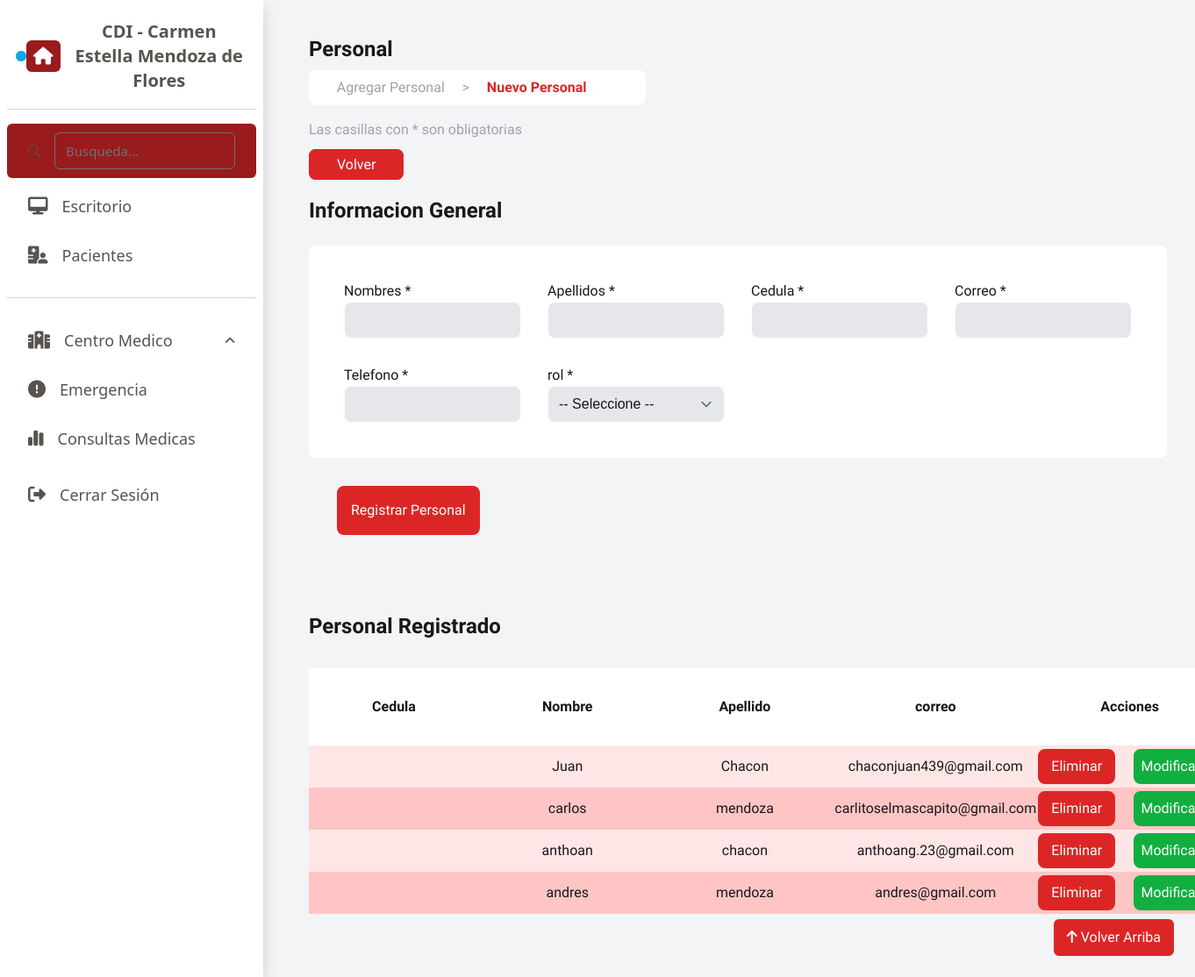
Before: /vista/personal.php with the older database file.
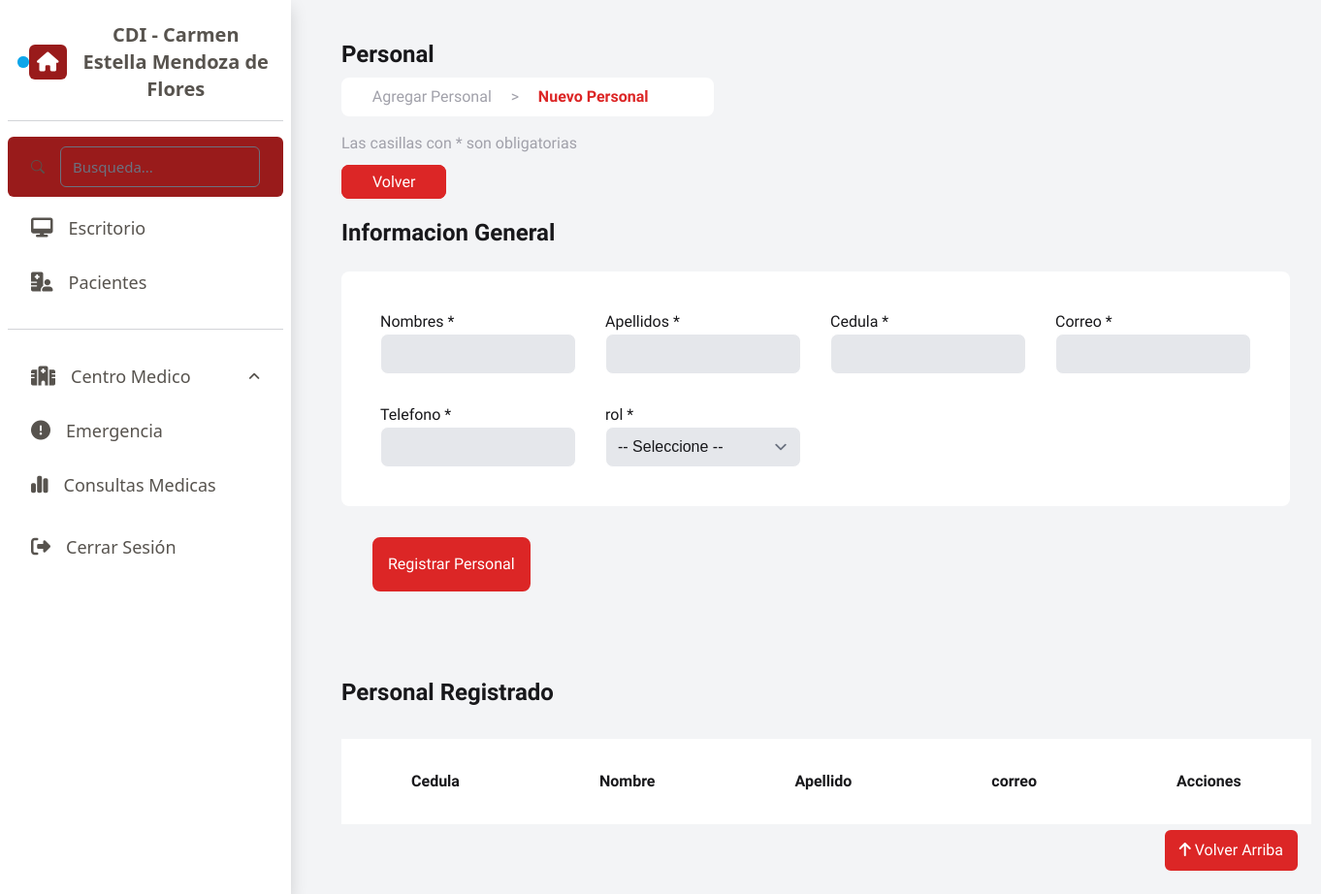
After: the same page with the newer database file.
### tables this page shows
CREATE TABLE `personal` (
  `cedulap` varchar(10) NOT NULL,
  `nombre` varchar(15) NOT NULL,
  `apellido` varchar(15) NOT NULL,
  `correo` varchar(30) NOT NULL,
  `telefono` varchar(15) NOT NULL,
  `rol` varchar(15) NOT NULL
);

### vista/personal.php (the view, shortened to what this page needs)
<?php
    $db = conectarBD();
    $query = "SELECT * FROM personal";
    $resultadoConsulta = mysqli_query($db, $query);
    $cedula = '';
    $nombre = '';
    $apellido = '';
    $correo = '';
    $telefono = '';
    require 'comunes/librerias.php';
    require 'comunes/head.php';
?>
<body class="form-personal bg-gray-100" style="margin: 2rem 2rem 0 22rem;">
    <section class="contenedor text-zinc-900">
        <h1 class="text-2xl py-2">Personal</h1>
        <p class="text-zinc-400 bg-white border-8 rounded-lg border-white w-96">&nbsp; &nbsp; &nbsp; Agregar Personal &nbsp; &nbsp; > &nbsp; &nbsp;<span class="text-red-600 font-bold">   Nuevo Personal</span></p>
        <p class="text-zinc-400 py-2 my-2">Las casillas con * son obligatorias</p>
        <a href="?pagina=inicio" class="boton px-4 cursor-pointer" style="margin-top: 200px;">Volver</a>
        <h1 class="text-2xl py-4">Informacion General</h1>
        <form action="?pagina=personal"  method="POST"  enctype="multipart/form-data">
            <fieldset class="formulario bg-white p-10 rounded-lg">
                <div>
                    <label for="">Nombres *</label>
                    <br>
                    <input type="text" class="bg-gray-200 rounded-lg border-white" name="nombre" id="nombre" value="<?php $nombre ?>">
                </div>
                <div>
                    <label for="">Apellidos *</label>
                    <br>
                    <input type="text" class="bg-gray-200 rounded-lg border-white" name="apellido" id="apellido" value="<?php $apellido ?>">
                </div>
                <div>
                    <label for="">Cedula *</label>
                    <br>
                    <input type="number" class="bg-gray-200 rounded-lg border-white" name="cedula" id="cedula" value="<?php $cedula ?>">
                </div>
                <div>
                    <label for="">Correo *</label>
                    <br>
                    <input type="text" class="bg-gray-200 rounded-lg border-white" name="correo" id="correo" value="<?php $correo ?>">
                </div>
                <div>
                    <label for="">Telefono *</label>
                    <br>
                    <input type="tel" class="bg-gray-200 rounded-lg border-white" name="telefono" id="telefono" value="<?php $telefono ?>">
                </div>
                <div>
                    <label for="">rol *</label>
                    <br>
                    <select name="rol" id="rol" class="bg-gray-200 rounded-lg border-white" style="font-family: 'Arial';">
                        <option value="">-- Seleccione --</option>
                    </select>
                </div>
            </fieldset>
            <button type="submit" class="boton btn btn-primary m-8 p-2" data-bs-toggle="modal" data-bs-target="#staticBackdrop">
                Registrar Personal
            </button>
        </form>
        <div class="fixed-bottom d-flex justify-content-end m-4" id="scroll-to-top">
            <a href="#top" class="btn btn-primary" style="background-color: rgb(220 38 38); border: solid rgb(220 38 38);">
                <i class="fas fa-arrow-up"></i>
                <span>Volver Arriba</span>
            </a>
        </div>
    </section>
    <section class="contenedor text-zinc-900" style="padding: 2rem 0 4rem 0;">
        <h1 class="text-2xl py-6">Personal Registrado</h1>
        <table class="my-2 w-full">
            <thead>
                <tr>
                    <th>Cedula</th>
                    <th>Nombre</th>
                    <th>Apellido</th>
                    <th>correo</th>
                    <th>Acciones</th>
                </tr>
            </thead>
            <tbody>
                <?php while($personal = mysqli_fetch_assoc($resultadoConsulta)): ?>
                <tr>
                    <td class="py-4"> <?php echo $personal['cedulap']; ?> </td>
                    <td> <?php echo $personal['nombre']; ?> </td>
                    <td> <?php echo $personal['apellido']; ?></td>
                    <td> <?php echo $personal['correo']; ?></td>
                    <td>
                        <form action="" method="POST" class="" style="display: flex; justify-content: space-between;">
                            <input type="submit" class="" value="Eliminar" style=" background-color: rgb(220 38 38);
                            border-radius: 0.5rem; border: 0.5rem solid rgb(220 38 38); color: white; width: 5.5rem;">
                            <a href="?pagina=modificarpersonal&cedula=<?php echo $personal['cedulap']; ?>" style="font-family: 'Sora'; background-color: rgb(16, 175, 63);
                            border-radius: 0.5rem; border: 0.5rem solid rgb(16, 175, 63); color: white; margin: 0rem 1rem;">Modificar</a>
                        </form>
                    </td>
                </tr>
                <?php endwhile; ?>
            </tbody>
        </table>
    </section>
</body>

### comunes/librerias.php (shortened to what this page needs)
<!DOCTYPE html>
<html lang="en">
<head>
    <script src="https://cdn.tailwindcss.com?plugins=forms,typography,aspect-ratio,line-clamp,container-queries"></script>
    <link href="https://cdn.jsdelivr.net/npm/bootstrap@5.3.3/dist/css/bootstrap.min.css" rel="stylesheet">
    <link rel="stylesheet" href="https://cdnjs.cloudflare.com/ajax/libs/font-awesome/6.5.2/css/all.min.css" />
    <link rel="stylesheet" href="css/style.css">
    <link rel="stylesheet" href="https://cdn.jsdelivr.net/npm/bootstrap-icons@1.7.2/font/bootstrap-icons.css">
</head>

### comunes/head.php (shortened to what this page needs)
<header>
        <span class="absolute text-white text-4xl top-5 left-4 cursor-pointer" onclick="Openbar()">
        </span>
        <div class="sidebar fixed top-0 bottom-0 lg:left-0 left-[-300px] duration-1000
            p-2 w-[300px] overflow-y-auto text-center bg-white shadow h-screen">
            <div class="text-stone-600 text-xl">
            <div class="p-2.5 mt-1 flex items-center rounded-md ">
                <span class="relative flex h-3 w-3">
                    <span class="relative inline-flex rounded-full h-3 w-3 bg-sky-500"></span>
                </span>
                <a href="?pagina=inicio"><i class="fa-solid fa-house px-2 py-2 bg-red-800 rounded-md text-white hover:text-white"></i></a>
                <a href="?pagina=inicio" class="text-[15px]  ml-3 text-xl text-stone-600 font-bold cursor-pointer text-stone-500 hover:text-stone-800">CDI - Carmen Estella Mendoza de Flores</a>
            </div>
            <hr class="my-2 text-gray-600">
            <div>
                <div class="p-2.5 mt-3 flex items-center rounded-md px-4 duration-300 cursor-pointer bg-red-800">
                <i class="bi bi-search text-sm hover:text-white"></i>
                <input class="text-[15px] ml-4 w-full bg-transparent focus:outline-none rounded-md" placeholder="Busqueda..." />
                </div>
                <div class="p-2.5 mt-2 flex items-center rounded-md px-4 duration-300 cursor-pointer hover:bg-red-800 hover:text-white text-stone-600">
                    <i class="fa-solid fa-desktop hover:text-white"></i>
                    <a href="?pagina=inicio"><span class="text-[15px] ml-4 text-lg hover:text-white">Escritorio</span></a>
                </div>
                <div class="p-2.5 mt-2 flex items-center rounded-md px-4 duration-300 cursor-pointer hover:bg-red-800 hover:text-white text-stone-600">
                    <i class="fa-solid fa-hospital-user"></i>
                <a href="?pagina=pacientes"><span class="text-[15px] ml-4 text-lg hover:text-white">Pacientes</span></a>
                </div>
                <hr class="my-4 text-gray-600">
                <div class="p-2.5 mt-2 flex items-center rounded-md px-4 duration-300 cursor-pointer hover:bg-red-800 hover:text-white">
                    <i class="fa-solid fa-hospital"></i>
                <div class="flex justify-between w-full items-center hover:text-white text-stone-600" onclick="dropDown1()">
                    <span class="text-[15px] ml-4 text-lg">Centro Medico</span>
                    <span class="text-sm rotate-180" id="arrow1">
                        <i class="fa-solid fa-angle-down"></i>
                    </span>
                </div>
                </div>
                <div class="p-2.5 mt-2 flex items-center rounded-md px-4 duration-300 cursor-pointer hover:text-white hover:bg-red-800 text-stone-600">
                    <i class="fa-solid fa-circle-exclamation hover:text-white"></i>
                    <a href="?pagina=emergencias" ><span class="text-[15px] ml-4 text-lg hover:text-white">Emergencia</span></a>
                </div>
                <div class="p-2.5 mt-2 flex items-center rounded-md px-4 duration-10000 cursor-pointer hover:text-white hover:bg-red-800 text-stone-600">
                    <i class="fa-solid fa-chart-simple hover:text-white"></i>
                    <div class="flex justify-between w-full items-center hover:text-white">
                        <a href="?pagina=consultasm"><span class="text-[15px] ml-4 hover:text-white text-lg">Consultas Medicas</span></a>
                    </div>
                </div>
                <div class="p-2.5 mt-3 flex items-center rounded-md px-4 duration-300 cursor-pointer hover:bg-red-800 hover:text-white text-stone-600">
                    <i class="fa-solid fa-right-from-bracket"></i>
                    <span class="text-[15px] ml-4 text-lg">Cerrar Sesión</span>
                </div>
                </div>
            </div>
        </div>
    </header>

### css/style.css (style rules this page uses)
.boton { font-family: 'Sora'; background-color: rgb(220 38 38); border-radius: 0.5rem; border: 0.5rem solid rgb(220 38 38); color: white; }
.contenedor { font-family: 'Sora'; }
.contenedor h1 { font-weight: 900; }
.formulario { display: grid; grid-template-columns: repeat(4, 1fr); gap: 30px; }
input, select { width: 100%; }
th { padding: 2rem 4.5rem; background-color: rgb(255, 255, 255); }
table tr:nth-child(odd) { background-color: rgb(255, 230, 230); text-align: center; }
table tr:nth-child(even) { background-color: rgb(255, 197, 197); text-align: center; }

Changed rows visible on the page:
removed personal: nombre "Juan", apellido "Chacon", correo "chaconjuan439@gmail.com"
removed personal: nombre "carlos", apellido "mendoza", correo "carlitoselmascapito@gmail.com"
removed personal: nombre "anthoan", apellido "chacon", correo "anthoang.23@gmail.com"
removed personal: nombre "andres", apellido "mendoza", correo "andres@gmail.com"
